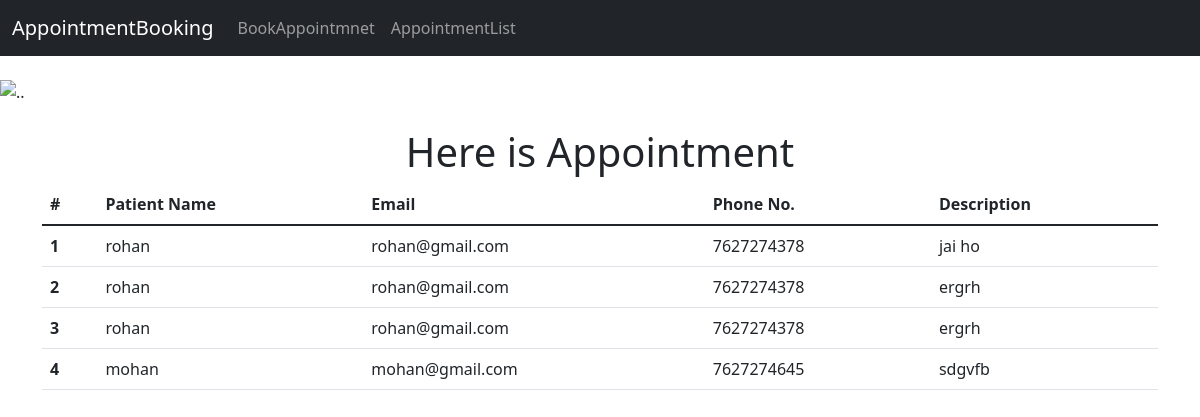
The app's page /appointment with its own data.
### myapp/models.py (models this page shows)
class Patients(models.Model):
    name = models.CharField(max_length=120)
    email = models.CharField(max_length=120)
    phone = models.CharField(max_length=12)
    desc = models.TextField()
    date = models.DateField(auto_now_add=True)
    def __str__(self):
        return self.name

### myapp/views.py (the view)
# urls.py: path('appointment',views.appointments,name='appointment')
def appointments(request):
    allAppointments=Patients.objects.all()
    print(allAppointments)
    context={'appointments':allAppointments}
    return render(request,'appointment.html',context)

### templates/appointment.html (shortened to what this page needs)
{% extends 'base.html' %}
{% block body %}
<div class="container-fluid px-0 my-4">
<img src="https://source.unsplash.com/1000x300/?doctor,appointment" class="d-block w-100 " alt="..">
</div>
<div class="container">
<h1 class="text-center">Here is Appointment</h1>
<table class="table">
    <thead>
      <tr>
        <th scope="col">#</th>
        <th scope="col">Patient Name</th>
        <th scope="col">Email</th>
        <th scope="col">Phone No.</th>
        <th scope="col">Description</th>
      </tr>
    </thead>
    <tbody>
    {% for patient in appointments %}
      <tr>
        <th scope="row">{{forloop.counter}}</th>
        <td>{{patient.name}}</td>
        <td>{{patient.email}}</td>
        <td>{{patient.phone}}</td>
        <td>{{patient.desc}}</td>
      </tr>
    {% endfor %}
    </tbody>
  </table>
</div>
{% endblock body %}

### templates/base.html (shortened to what this page needs)
<!doctype html>
<html lang="en">
<head>
  <link href="https://cdn.jsdelivr.net/npm/bootstrap@5.1.1/dist/css/bootstrap.min.css" rel="stylesheet"
>
</head>
<body>
  <nav class="navbar navbar-expand-lg navbar-dark bg-dark">
    <div class="container-fluid">
      <a class="navbar-brand" href="#">AppointmentBooking</a>
      <div class="collapse navbar-collapse" id="navbarSupportedContent">
        <ul class="navbar-nav me-auto mb-2 mb-lg-0">
          <li class="nav-item">
            <a class="nav-link " aria-current="page" href="/">BookAppointmnet</a>
          </li>
          <li class="nav-item active">
            <a class="nav-link " aria-current="page" href="/appointment">AppointmentList </a>
          </li>
        </ul>
      </div>
    </div>
  </nav>
  {% block body %} {% endblock body %}
</body>
</html>

### records on screen
Patients: name "rohan", email "rohan@gmail.com", phone "7627274378", desc "jai ho"
Patients: name "rohan", email "rohan@gmail.com", phone "7627274378", desc "ergrh"
Patients: name "rohan", email "rohan@gmail.com", phone "7627274378", desc "ergrh"
Patients: name "mohan", email "mohan@gmail.com", phone "7627274645", desc "sdgvfb"
